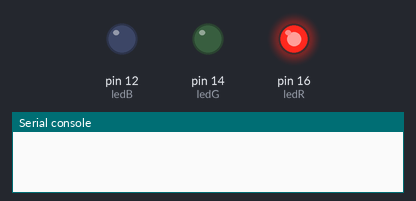
Recording of a program running on a simulated MicroPython board. On the bench: output pins drawn as LEDs (lit = HIGH), the last lines printed to the serial console.

Above: at 0.2 s.
At 0.7 s:
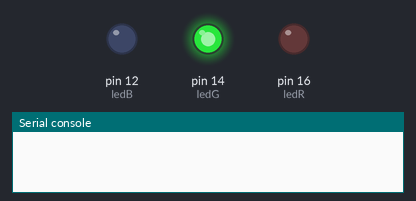
At 2.7 s:
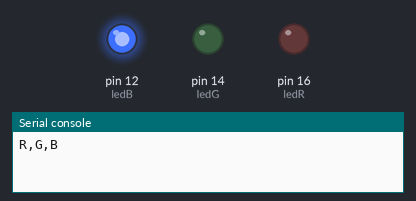
Timing chart, 0 to 3.5 s (numbered marks = the images above):
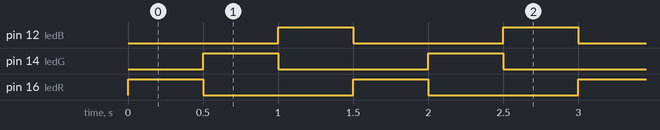

Measured:
- by itself, pin 12 (ledB), pin 14 (ledG), pin 16 (ledR): alternates HIGH for 0.50 s and LOW for 1.0 s
- by itself, everything shown: repeats every 1.5 s, in 3 steps

The program:

led_turn.py
```python
from machine import Pin
import time

def show_led(led):
    led.value(1)    #燈亮
    time.sleep(0.5) # 停0.5秒
    led.value(0)    #燈熄

# GPIO16對應到D0，DPIO14對應到D5，GPIO12對應到D6
ledR = Pin(16, Pin.OUT)  #D0 紅燈
ledG = Pin(14, Pin.OUT)  #D5 綠燈
ledB = Pin(12, Pin.OUT)  #D6 藍燈

while True:
    show_led(ledR) # 紅燈亮
    show_led(ledG) # 綠燈亮
    show_led(ledB) # 藍燈亮
    print("R,G,B")
```
